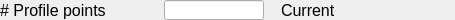
        <widget class="PyDMFrame" name="composite">
          <property name="geometry">
            <rect>
              <x>55</x>
              <y>56</y>
              <width>455</width>
              <height>20</height>
            </rect>
          </property>
          <property name="sizePolicy">
            <sizepolicy hsizetype="Ignored" vsizetype="Ignored">
              <horstretch>0</horstretch>
              <verstretch>0</verstretch>
            </sizepolicy>
          </property>
          <layout class="QGridLayout" name="gridLayout_1" columnstretch="160,4,100,17,70,4,100" rowstretch="20">
            <property name="leftMargin">
              <number>0</number>
            </property>
            <property name="topMargin">
              <number>0</number>
            </property>
            <property name="rightMargin">
              <number>0</number>
            </property>
            <property name="bottomMargin">
              <number>0</number>
            </property>
            <property name="horizontalSpacing">
              <number>0</number>
            </property>
            <property name="verticalSpacing">
              <number>0</number>
            </property>
            <item row="0" column="0">
              <widget class="QLabel" name="text_1">
                <property name="geometry">
                  <rect>
                    <x>0</x>
                    <y>0</y>
                    <width>160</width>
                    <height>20</height>
                  </rect>
                </property>
                <property name="sizePolicy">
                  <sizepolicy hsizetype="Ignored" vsizetype="Ignored">
                    <horstretch>0</horstretch>
                    <verstretch>0</verstretch>
                  </sizepolicy>
                </property>
                <property name="text">
                  <string># Profile points</string>
                </property>
                <property name="font">
                  <font>
                    <pointsize>12</pointsize>
                  </font>
                </property>
                <property name="brush" stdset="0">
                  <brush brushstyle="SolidPattern">
                    <color alpha="255">
                      <red>0</red>
                      <green>0</green>
                      <blue>0</blue>
                    </color>
                  </brush>
                </property>
                <property name="toolTip">
                  <string>text_1</string>
                </property>
                <property name="alignment">
                  <set>Qt::AlignLeading|Qt::AlignLeft|Qt::AlignVCenter</set>
                </property>
                <property name="styleSheet">
                  <string notr="true">QLabel#text_1 {
  color: rgb(0, 0, 0);
  }</string>
                </property>
              </widget>
            </item>
            <item row="0" column="2">
              <widget class="PyDMLineEdit" name="text_entry">
                <property name="geometry">
                  <rect>
                    <x>164</x>
                    <y>0</y>
                    <width>100</width>
                    <height>20</height>
                  </rect>
                </property>
                <property name="sizePolicy">
                  <sizepolicy hsizetype="Ignored" vsizetype="Ignored">
                    <horstretch>0</horstretch>
                    <verstretch>0</verstretch>
                  </sizepolicy>
                </property>
                <property name="channel" stdset="0">
                  <string>ca://${P}${R}NumPoints</string>
                </property>
                <property name="toolTip">
                  <string>${P}${R}NumPoints</string>
                </property>
                <property name="font">
                  <font>
                    <pointsize>12</pointsize>
                  </font>
                </property>
                <property name="styleSheet">
                  <string notr="true">PyDMLineEdit#text_entry {
  color: rgb(0, 0, 0);
  background-color: rgb(115, 223, 255);
  border: 1px solid black;
  margin: 0px;
  padding: 0px;
  spacing: 0px;
  }</string>
                </property>
              </widget>
            </item>
            <item row="0" column="4">
              <widget class="QLabel" name="text_2">
                <property name="geometry">
                  <rect>
                    <x>281</x>
                    <y>0</y>
                    <width>70</width>
                    <height>20</height>
                  </rect>
                </property>
                <property name="sizePolicy">
                  <sizepolicy hsizetype="Ignored" vsizetype="Ignored">
                    <horstretch>0</horstretch>
                    <verstretch>0</verstretch>
                  </sizepolicy>
                </property>
                <property name="text">
                  <string>Current</string>
                </property>
                <property name="font">
                  <font>
                    <pointsize>12</pointsize>
                  </font>
                </property>
                <property name="brush" stdset="0">
                  <brush brushstyle="SolidPattern">
                    <color alpha="255">
                      <red>0</red>
                      <green>0</green>
                      <blue>0</blue>
                    </color>
                  </brush>
                </property>
                <property name="toolTip">
                  <string>text_2</string>
                </property>
                <property name="alignment">
                  <set>Qt::AlignLeading|Qt::AlignLeft|Qt::AlignVCenter</set>
                </property>
                <property name="styleSheet">
                  <string notr="true">QLabel#text_2 {
  color: rgb(0, 0, 0);
  }</string>
                </property>
              </widget>
            </item>
            <item row="0" column="6">
              <widget class="PyDMLabel" name="text_update">
                <property name="geometry">
                  <rect>
                    <x>355</x>
                    <y>0</y>
                    <width>100</width>
                    <height>20</height>
                  </rect>
                </property>
                <property name="sizePolicy">
                  <sizepolicy hsizetype="Ignored" vsizetype="Ignored">
                    <horstretch>0</horstretch>
                    <verstretch>0</verstretch>
                  </sizepolicy>
                </property>
                <property name="toolTip">
                  <string>PV: ${P}${R}CurrentPoint</string>
                </property>
                <property name="channel" stdset="0">
                  <string>ca://${P}${R}CurrentPoint</string>
                </property>
                <property name="font">
                  <font>
                    <pointsize>12</pointsize>
                  </font>
                </property>
                <property name="alignment">
                  <set>Qt::AlignLeading|Qt::AlignLeft|Qt::AlignVCenter</set>
                </property>
                <property name="textInteractionFlags">
                  <set>Qt::TextSelectableByKeyboard|Qt::TextSelectableByMouse</set>
                </property>
                <property name="styleSheet">
                  <string notr="true">PyDMLabel#text_update {
  color: rgb(10, 0, 184);
  background-color: rgb(187, 187, 187);
  }</string>
                </property>
              </widget>
            </item>
          </layout>
        </widget>
